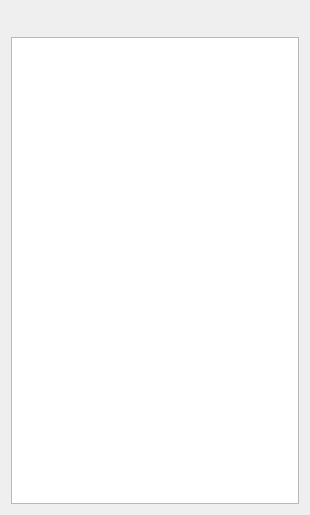
<?xml version="1.0" encoding="UTF-8"?>
<ui version="4.0">
 <class>LeftDockWidget</class>
 <widget class="QDockWidget" name="LeftDockWidget">
  <property name="geometry">
   <rect>
    <x>0</x>
    <y>0</y>
    <width>310</width>
    <height>515</height>
   </rect>
  </property>
  <property name="minimumSize">
   <size>
    <width>280</width>
    <height>240</height>
   </size>
  </property>
  <property name="windowTitle">
   <string>图层控制</string>
  </property>
  <widget class="QWidget" name="widget">
   <property name="styleSheet">
    <string notr="true">QPushButton{	border: none;color: #000000;}
QPushButton:hover{border: 1px solid #E0B66E;}
QPushButton:pressed{border: 1px solid #DE951C;border-bottom: none;color: white;}
QPushButton:checked{border: 1px solid #DE951C;border-bottom: none;color: white;}</string>
   </property>
   <layout class="QGridLayout" name="gridLayout_2">
    <item row="0" column="0">
     <layout class="QGridLayout" name="gridLayout">
      <item row="0" column="0">
       <widget class="QPushButton" name="pushButton">
        <property name="minimumSize">
         <size>
          <width>35</width>
          <height>20</height>
         </size>
        </property>
        <property name="maximumSize">
         <size>
          <width>35</width>
          <height>20</height>
         </size>
        </property>
        <property name="styleSheet">
         <string notr="true"/>
        </property>
        <property name="text">
         <string/>
        </property>
        <property name="icon">
         <iconset resource="mainwindow.qrc">
          <normaloff>:/images/mapToolBar/top.png</normaloff>:/images/mapToolBar/top.png</iconset>
        </property>
       </widget>
      </item>
      <item row="0" column="1">
       <widget class="QPushButton" name="pushButton_2">
        <property name="minimumSize">
         <size>
          <width>35</width>
          <height>20</height>
         </size>
        </property>
        <property name="maximumSize">
         <size>
          <width>35</width>
          <height>20</height>
         </size>
        </property>
        <property name="styleSheet">
         <string notr="true"/>
        </property>
        <property name="text">
         <string/>
        </property>
        <property name="icon">
         <iconset resource="mainwindow.qrc">
          <normaloff>:/images/mapToolBar/bottom.png</normaloff>:/images/mapToolBar/bottom.png</iconset>
        </property>
       </widget>
      </item>
      <item row="0" column="2">
       <widget class="QPushButton" name="pushButton_addbaseMap">
        <property name="minimumSize">
         <size>
          <width>35</width>
          <height>20</height>
         </size>
        </property>
        <property name="maximumSize">
         <size>
          <width>35</width>
          <height>20</height>
         </size>
        </property>
        <property name="styleSheet">
         <string notr="true"/>
        </property>
        <property name="text">
         <string/>
        </property>
        <property name="icon">
         <iconset resource="mainwindow.qrc">
          <normaloff>:/images/defaultToolBar/map.png</normaloff>:/images/defaultToolBar/map.png</iconset>
        </property>
       </widget>
      </item>
     </layout>
    </item>
    <item row="1" column="0">
     <widget class="QTreeWidget" name="treeWidget">
      <attribute name="headerVisible">
       <bool>false</bool>
      </attribute>
      <column>
       <property name="text">
        <string notr="true">1</string>
       </property>
      </column>
     </widget>
    </item>
   </layout>
  </widget>
 </widget>
 <layoutdefault spacing="6" margin="11"/>
 <resources>
  <include location="mainwindow.qrc"/>
 </resources>
 <connections/>
</ui>
